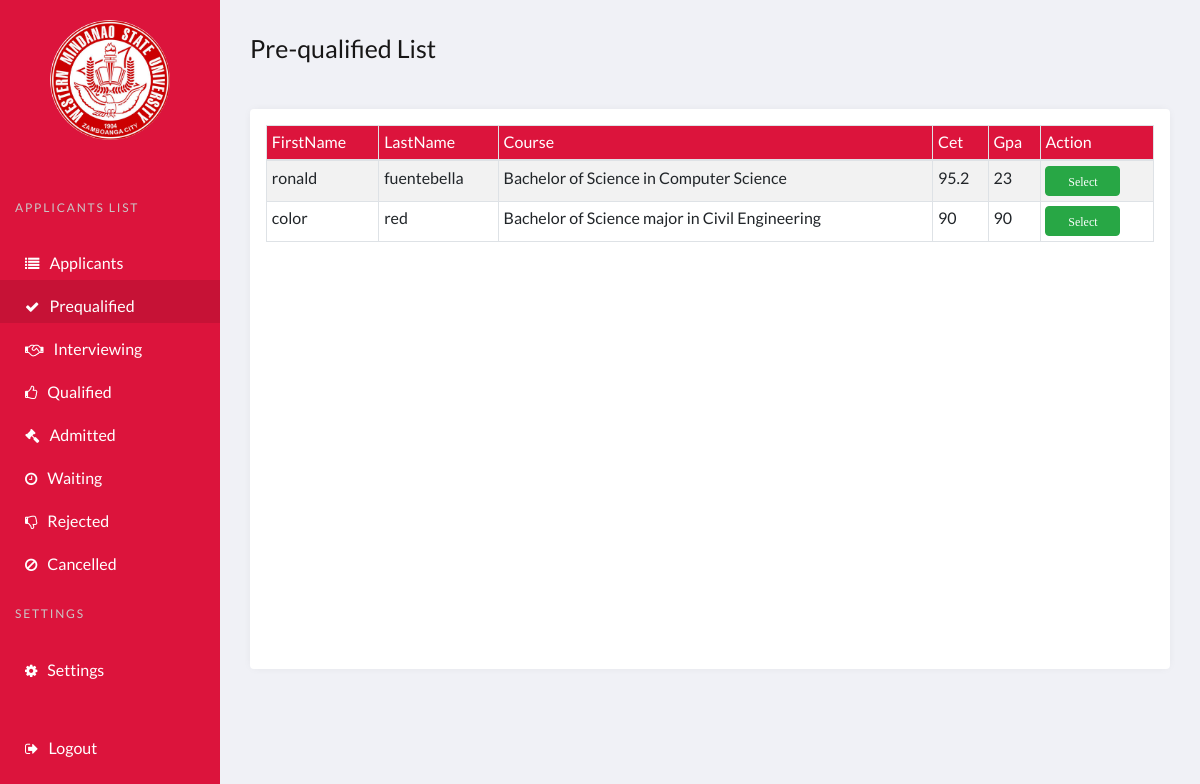
/admin/admin.pre.php (signed in), run on an earlier commit of the app's database.
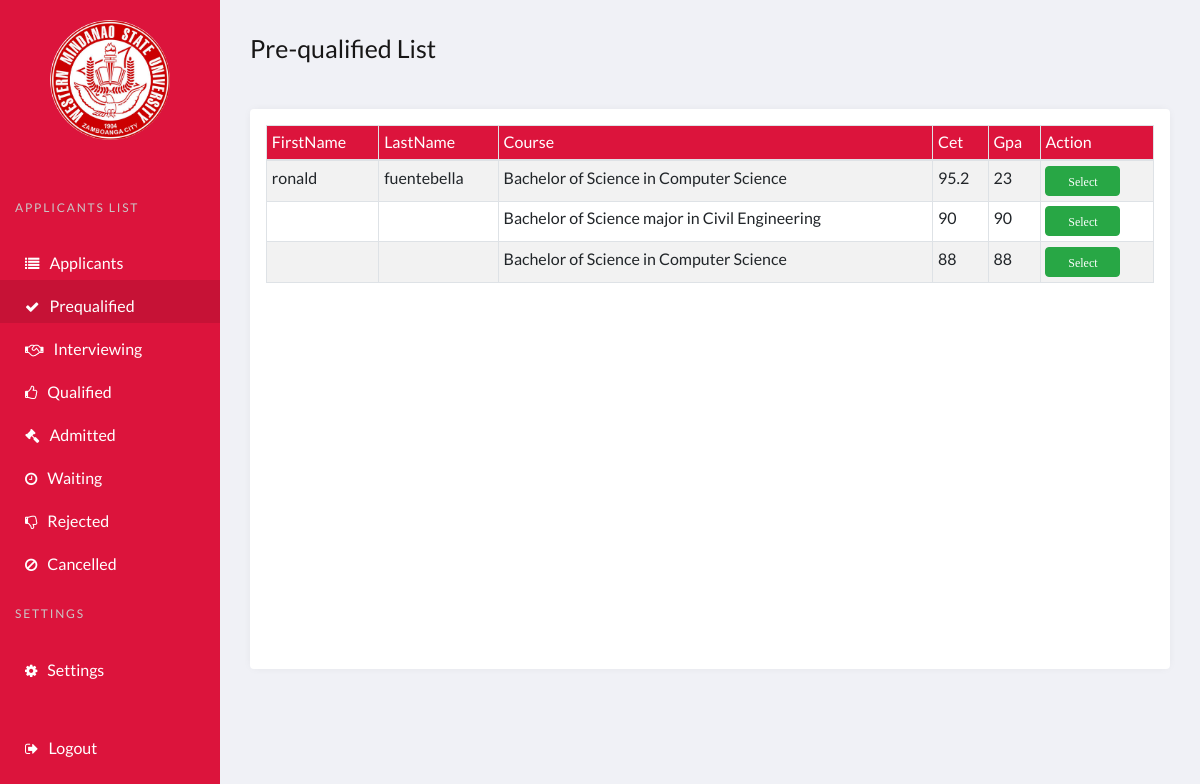
And on a later commit of the database.
### tables this page shows
CREATE TABLE `selectedcourse` (
  `id` int(11) NOT NULL,
  `user_id` int(11) NOT NULL,
  `course_id` int(11) NOT NULL,
  `file_id` int(11) NOT NULL,
  `userStatus` varchar(100) DEFAULT NULL,
  `date` varchar(200) NOT NULL
);

CREATE TABLE `users` (
  `id` int(11) NOT NULL,
  `applicantid` int(11) DEFAULT NULL,
  `username` varchar(100) NOT NULL,
  `fname` varchar(100) NOT NULL,
  `lname` varchar(100) NOT NULL,
  `email` varchar(100) NOT NULL,
  `user_type` varchar(100) NOT NULL,
  `password` varchar(100) NOT NULL,
  `studentType` varchar(100) DEFAULT NULL
);

CREATE TABLE `coursestbl` (
  `course_id` int(11) NOT NULL,
  `course_name` varchar(255) NOT NULL,
  `course_description` varchar(1000) NOT NULL,
  `college_id` int(11) NOT NULL,
  `course_img` text DEFAULT NULL,
  `quota` int(200) DEFAULT NULL,
  `waiting` int(200) DEFAULT NULL,
  `cet_req` float DEFAULT NULL,
  `gpa_req` float DEFAULT NULL
);

CREATE TABLE `attachment` (
  `id` int(11) NOT NULL,
  `cet_path` text NOT NULL,
  `gmoral_path` text NOT NULL,
  `gpa_path` text NOT NULL,
  `shiftee_path` text DEFAULT NULL,
  `user_id` int(100) NOT NULL,
  `cetValue` varchar(100) NOT NULL,
  `gpaValue` varchar(100) NOT NULL
);

### admin/admin.pre.php (the view, shortened to what this page needs)
<?php
include ('action/assign.php');
?>
<!DOCTYPE html>
<html lang="en">
<head>
    <link rel="stylesheet" href="../bootstrap4/css/bootstrap.min.css">
    <link href="//maxcdn.bootstrapcdn.com/font-awesome/4.7.0/css/font-awesome.min.css" rel="stylesheet">
    <link rel="stylesheet" href="../css/admin.style.css">
    <link rel="stylesheet" href="../css/btn.admin.css">
    <link rel="stylesheet" type="text/css" href="../DataTables/datatables.css">
</head>
<body>
    <?php  if (isset($_SESSION['user'])) : ?>
    <header class="page-header">
        <nav>
          <a href="../index.html">
            <img class="logo mx-auto" src="../seal/wmsu-logo.png" alt="wmsu logo">
          </a>
          <ul class="admin-menu">
            <li class="menu-heading">
              <h3>APPLICANTS LIST</h3>
            </li>
            <li>
                <a href="admin.main.php">
                  <i class="fa fa-list" aria-hidden="true"><span>Applicants</span></i>
                </a>
            </li>
            <li>
                <a href="admin.pre.php" class="active">
                  <i class="fa fa-check" aria-hidden="true"><span>Prequalified</span></i>
                </a>
            </li>
            <li>
                <a href="admin.inter.php">
                  <i class="fa fa-handshake-o" aria-hidden="true"><span>Interviewing</span></i>
                </a>
            </li>
            <li>
                <a href="admin.qual.php">
                    <i class="fa fa-thumbs-o-up" aria-hidden="true"><span>Qualified</span></i>
                </a>
            </li>
            <li>
                <a href="admin.admit.php">
                <i class="fa fa-gavel" aria-hidden="true"><span>Admitted</span></i>
                </a>
            </li>
            <li>
                <a href="admin.wait.php">
                <i class="fa fa-clock-o" aria-hidden="true"><span>Waiting</span></i>
                </a>
            </li>
            <li>
              <a href="admin.rej.php">
                <i class="fa fa-thumbs-o-down" aria-hidden="true"><span>Rejected</span></i>
              </a>
            </li>
            <li>
              <a href="admin.cancel.php">
              <i class="fa fa-ban" aria-hidden="true"><span>Cancelled</span></i>
              </a>
            </li>
            <li class="menu-heading">
              <h3>Settings</h3>
            </li>
            <li>
              <a href="setting.admin.php">
                <i class="fa fa-cog" aria-hidden="true"><span>Settings</span></i>
              </a>
            </li>
            <li>
              <a href="../index.php?logout='1'">
                <i class="fa fa-sign-out"><span>Logout</span></i>
              </a>
            </li>
          </ul>
        </nav>
      </header>
      <?php endif ?>
      <section class="page-content">
        <section class="btn-group">
          <p class="section-name">Pre-qualified List</p>
        </section>
        <section class="grid">
          <article>
              <div class="table table-responsive-sm table-responsive-md table-responsive-lg table-responsive-xl mx-3 my-3">
                <table class="table table-sm table-striped table-bordered table-hover" id="printable-table">
                    <thead class="thead">
                    <?php $results = mysqli_query($db, "SELECT * from selectedcourse LEFT JOIN users ON selectedcourse.user_id = users.id
                     LEFT JOIN coursestbl ON selectedcourse.course_id = coursestbl.course_id
                     LEFT JOIN attachment ON selectedcourse.file_id = attachment.id WHERE userStatus='VERIFIED'")?>
                        <tr>
                            <th>FirstName</th>
                            <th>LastName</th>
                            <th>Course</th>
                            <th>Cet</th>
                            <th>Gpa</th>
                            <th>Action </th>
                        </tr>
                    </thead>
                    <tbody class="tbody">
                 <?php   while ($row = mysqli_fetch_array($results)) { ?>
                            <tr>
                          <td><?php echo $row['fname']; ?> </td>
                          <td><?php echo $row['lname']; ?> </td>
                          <td><?php echo $row['course_name']; ?></td>
                          <td><?php echo $row['cetValue']; ?></td>
                          <td><?php echo $row['gpaValue']; ?></td>
                          <td>
                              <button class="btn btn-success selectbtn">Select</button>
                         </td>
                        </tr>
                          <?php
                            }
                         ?>
                    </tbody>
                </table>
              </div>
          </article>
        </section>
      </section>
</body>
</html>

### css/admin.style.css (style rules this page uses)
:root { --page-header-bgColor: crimson; --page-header-bgColor-hover: rgba(0, 0, 0, 0.103); --page-header-txtColor: white; --page-header-headingColor: rgb(202, 198, 198); --page-header-width: 220px; --page-content-bgColor: #f0f1f6; --page-content-txtColor: #171616; --page-content-blockColor: #fff; --border-radius: 4px; --box-shadow: 0 0 10px -2px rgba(0, 0, 0, 0.075); }
* { padding: 0; margin: 0; box-sizing: border-box; font: 16px/1.5 "Lato"; }
ul { list-style: none; }
a,button { color: inherit; }
a { text-decoration: none; }
button { cursor: pointer; }
button, input { border: none; }
i { display: block; }
.page-header { position: fixed; top: 0; left: 0; right: 0; bottom: 0; overflow: auto; padding-top: 20px; width: var(--page-header-width); color: var(--page-header-txtColor); background: var(--page-header-bgColor); }
.page-header nav { display: flex; flex-direction: column; min-height: 100%; }
.page-header .logo { border-radius: 50%; display: block; max-width: 120px; }
.page-header .admin-menu { display: flex; flex-direction: column; flex-grow: 1; margin-top: 35px; }
.page-header .admin-menu li:nth-last-child(2) { margin-bottom: 35px; }
.page-header .admin-menu li:last-child { margin-top: auto; margin-bottom: 20px; }
.page-header .admin-menu li > * { width: 100%; padding: 14px 15px; }
.page-header .admin-menu li i span { width: 100%; padding: 14px 10px; }
.page-header .admin-menu .menu-heading h3 { text-transform: uppercase; letter-spacing: 0.15em; font-size: 12px; margin-top: 12px; color: var(--page-header-headingColor); }
.page-header .admin-menu i { width: 10px; height: 15px; fill: var(--page-header-txtColor); margin-right: 0px; margin-left: 10px; transition: fill 0.2s; }
.page-header .admin-menu li a { text-decoration: none; }
.page-header .admin-menu li a.active { background-color: var(--page-header-bgColor-hover); }
.page-header .admin-menu a, .page-header .admin-menu button { display: flex; align-items: center; font-size: 0.9rem; transition: background 0.2s, color 0.2s; }
.page-content { position: relative; left: var(--page-header-width); width: calc(100% - var(--page-header-width)); min-height: 100vh; padding: 30px; color: var(--page-content-txtColor); background: var(--page-content-bgColor); }
.btn-group { display: grid; grid-template-columns: 1fr auto; grid-column-gap: 0px; align-items: center; background: var(--page-content-bgColor); margin-bottom: 25px; }
.btn-group .section-name { font-size: 25px; }
.page-content .grid .thead { background-color: var(--page-header-bgColor); color: white; font-size: 12px; }
.page-content .grid .tbody { font-size: 12px; }
.page-content .grid > article { display: flex; min-height: 70vh; height: 100%; background: var(--page-content-blockColor); border-radius: var(--border-radius); box-shadow: var(--box-shadow); }

### css/btn.admin.css (style rules this page uses)
.page-content .table .tbody .selectbtn { width: 75px; height: 30px; font-family: latto; font-size: 12px; text-align: center; }

What changed in the data, as far as the page shows it:
shown differently, row unchanged: selectedcourse "Bachelor of Science major in Civil Engineering": user.fname "color" → (not shown); user.lname "red" → (not shown)
added selectedcourse: course.course_name "Bachelor of Science in Computer Science", attachment.cetValue "88", attachment.gpaValue "88"
